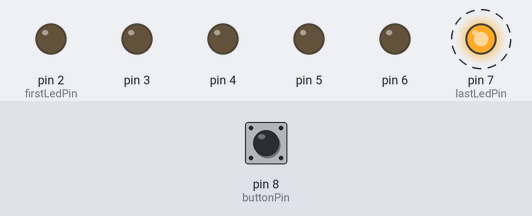
A sketch run on a simulated Arduino Uno, built with avr-gcc and run on an emulated ATmega328P. On the bench: output pins drawn as LEDs (lit = HIGH). Dashed ring = blinking. The test bench sets the inputs (shaded band); at power-on: pin 8 (buttonPin) LOW.

Above: at 0.6 s.
At 3.25 s:
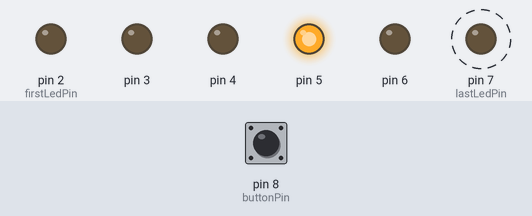
3.3 s: pin 8 (buttonPin) pulled HIGH for 3.2 s
At 4.95 s:
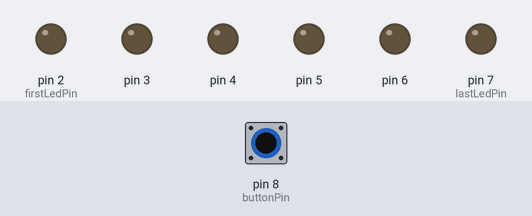
Timing chart, 0 to 14.0 s (numbered marks = the images above; inputs shaded):
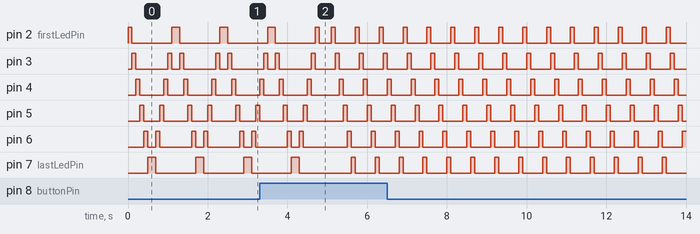

The sketch:

Schaltung1.ino
```cpp
/**
 * Modul 242 - Mikroprozessoranwendungen realisieren
 *
 * Leistungsbeurteilung 2
 * Schaltung 1
 *
 * Marina Stucki
 * IABM16c
 * 09.04.2019
 *
 * Diese Schaltung dient dem persönlichen Vergnügen.
 * Die 6 LED-Lampen erleuchten der Reihe nach hin und zurück in den Farben rot, gelb und weiss.
 * Wenn man den Knopf gedrückt hält, leuchten die LED-Lichter in einer anderen Reihenfolge auf.
 * Sobald sie das Ende der Reihe ereicht haben, beginnen sie wieder von vorne zu leuchten.
 *
 * Diese Schaltung ist vorallem für kleine Kinder ein Vergnügen. Sie erkennen, was ein kleiner
 * Knopf alles bewirken kann. Diese Schaltung kann als ein kleiner Partyspiel verwendet werden.
 *
 */

// Variablen deklarieren & ggf. initialisieren
int timer = 100;    // Je höcher die Nummer, desto langsamer das Timing
int buttonState;    // Kann LOW oder HIGH sein. Auslesung vom Input Pin (Button)
int lastButtonState = LOW;  // Der zuvor gelesene Wert vom Input Pin (Button) -> vorheriger ButtonState
int currentLEDModus = 0;  // LED-Modus 0: hin und zurück / LED-Modus 1: wenn am Ende angekommen, von neu beginnen

// Die Variablen haben den Datentyp unsigned long, weil die Zeit in millisekunden
// gemessen wird und die Zahl schnell zu gross wird für den Datentyp int.
unsigned long lastDebounceTime = 0;  // the last time the output pin was toggled
unsigned long debounceDelay = 50;    // the debounce time; increase if the output flickers

// Konstonanten, da die PinNr. nicht verändert werden soll.
const int buttonPin = 8;
const int firstLedPin = 2;
const int lastLedPin = 7;

void setup() {

  // mit diesre Schleife werden alle Pins für die LEDs als output initialisiert.
  for (int thisPin = firstLedPin; thisPin <= lastLedPin; thisPin++)  {
    pinMode(thisPin, OUTPUT);
  }
  pinMode(buttonPin, INPUT);
}

void loop() {

  // Liest den Status des Buttons und speichert ihn in die Variable buttonReading
  int buttonReading = digitalRead(buttonPin);

  // Überprüft, ob der Button gedrückt wurde.
  if (buttonReading != lastButtonState) {
    // Wenn der Button gedrück wurde, wird die lastDebounceTime zurückgesetzt.
    lastDebounceTime = millis();
  }

  if ((millis() - lastDebounceTime) > debounceDelay) {
    // whatever the reading is at, it's been there for longer than the debounce
    // delay, so take it as the actual current state:

    // wenn der Button gedrückt wurde (überprüfen ob Status geändert wurde)
    if (buttonReading != buttonState) {
      buttonState = buttonReading;

      // LEDModus nur wechseln, wenn der Button gedrückt wurde.
      if(buttonState == HIGH){
        // Wenn momentan der LEDModus 0 aktiv ist, den Modus auf 1 setzen.
        if (currentLEDModus == 0) {
          currentLEDModus = 1;
        }
        else {
          currentLEDModus = 0;
        }
        // Alle LEDs kurz abschalten, damit der Wechsel bemerkbar ist.
        for (int thisPin = firstLedPin; thisPin <= lastLedPin; thisPin++) {
            digitalWrite(thisPin, LOW);
            delay(50);
        }
      }
    }
  }

  // Schleife vom ersten zum letzen LED-Licht
  // Diese Schleife wird bei jedem Modus aufgerufen,
  // daher ist ihr keine Bedingung vorangestellt
  for (int thisPin = firstLedPin; thisPin <= lastLedPin; thisPin++) {
    // LED-Licht anschalten
    digitalWrite(thisPin, HIGH);
    delay(timer);
    // LED-Licht ausschalten
    digitalWrite(thisPin, LOW);
  }

  // Wenn der LED-Modus den Wert 0 hat, wird der Inhalt dieser Methode ausgefüht.
  // Modus 0 hat ein anderes LED-Muster.
  if(currentLEDModus == 0){
    // Schleife vom letzten zum ersten LED-Licht
    for (int thisPin = lastLedPin; thisPin >= firstLedPin; thisPin--) {
      // LED-Licht anschalten
      digitalWrite(thisPin, HIGH);
      delay(timer);
      //LED-Licht ausschalten
      digitalWrite(thisPin, LOW);
    }
  }

  // Der letzte Button-Status wird gesetzt.
  lastButtonState = buttonReading;

}
```
